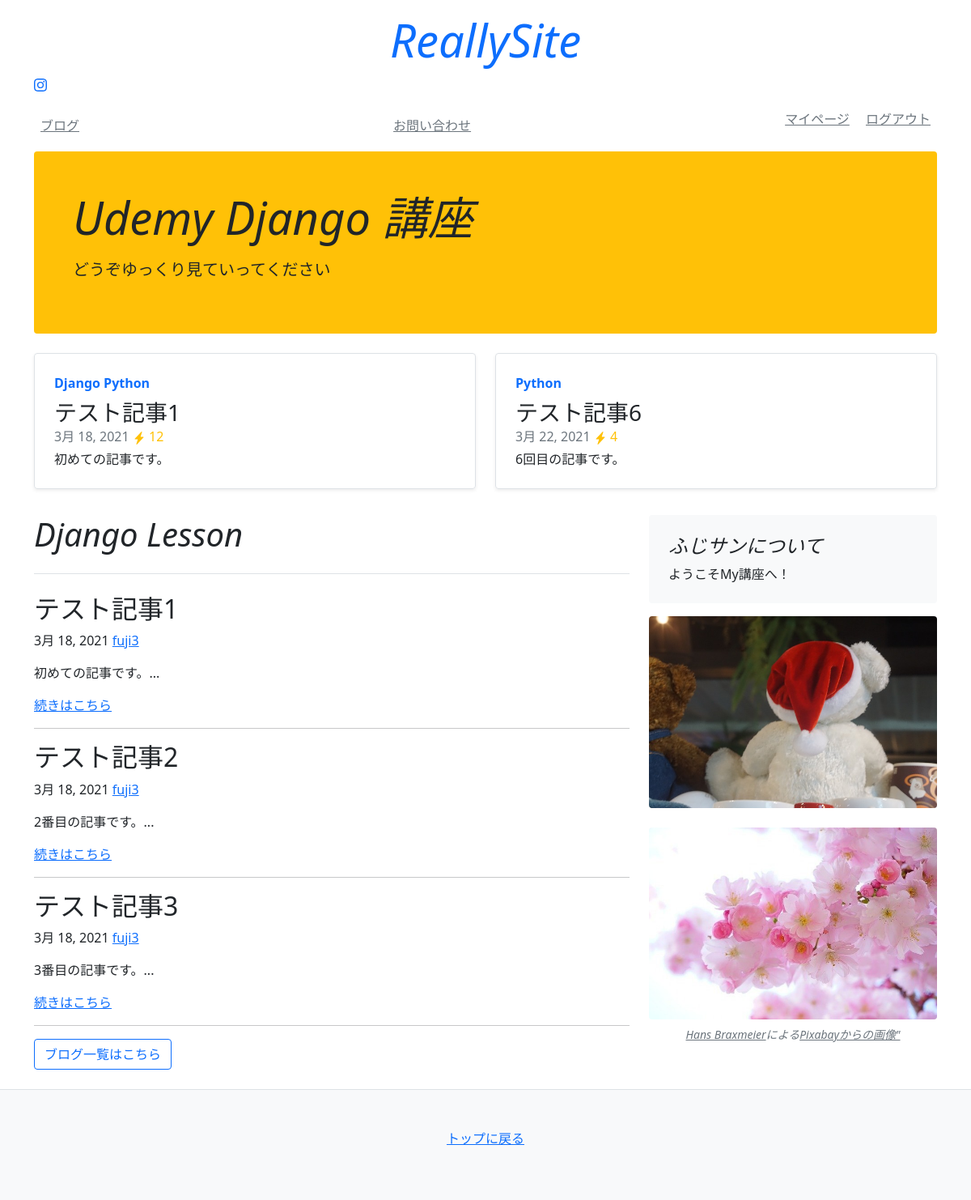
Page / (signed in) on the committed database.
### blog/models.py (models this page shows, shortened)
class Tag(models.Model):
    slug = models.CharField(primary_key=True, unique=True, max_length=20)
    name = models.CharField(unique=True, max_length=20)

class Article(models.Model):
    title = models.CharField(default="", blank=True, max_length=30)
    text = models.TextField(default="",)
    author = models.CharField(default="", max_length=30,)
    created_at = models.DateField(auto_now_add=True)
    update_at = models.DateField(auto_now=True)
    count = models.IntegerField(default=0,)
    tags = models.ManyToManyField(Tag, blank=True)

### mysite/views.py (the view)
# urls.py: path('',views.index),
def index(request):
    ranks = Article.objects.order_by('-count')[:2]
    objs = Article.objects.all()[:3]
    context = {
        'title': 'Really Site',
        'articles': objs,
        'ranks': ranks,
    }
    return render(request, 'mysite/index.html', context)

### templates/mysite/index.html (shortened to what this page needs)
{% extends 'mysite/base.html' %}
{% block content %}
<div class="container">
    <div class="p-4 p-md-5 mb-4 rounded bg-warning">
        <div class="col-md-6 px-0">
            <h1 class="display-4 fst-italic">Udemy Django 講座</h1>
            <p class="lead my-3">どうぞゆっくり見ていってください</p>
        </div>
    </div>
    <div class="row mb-2">
        {% for obj in ranks %}
        <div class="col-md-6">
            <div class="row g-0 border rounded overflow-hidden flex-md-row mb-4 shadow-sm h-md-250 position-relative">
                <div class="col p-4 d-flex flex-column position-static">
                    <strong class="d-inline-block mb-2 text-primary">
                        {% for tag in obj.tags.all%}
                        {{ tag.name }}
                        {% endfor %}
                    </strong>
                    <h3 class="mb-0">{{obj.title}}</h3>
                    <div class="mb-1 text-muted">{{obj.created_at}}
                        <div class="d-inline-block text-warning">
                            {{ obj.count }}
                        </div>
                    </div>
                    <p class="card-text mb-auto">{{obj.text}}</p>
                </div>
            </div>
        </div>
        {% endfor %}
    </div>
</div>
<main class="container">
    <div class="row">
        <div class="col-md-8">
            <h3 class="pb-4 mb-4 fst-italic border-bottom display-6">
                Django Lesson
            </h3>
            {% for obj in articles %}
            <div class="g-0 position-relative" style="width: 18rem;">
                <h2 class="blog-post-title">{{ obj.title }}</h2>
                <p class="blog-post-meta">{{ obj.created_at }}
                    <a href="#">{{obj.author}}</a>
                </p>
                <p>{{ obj.text|slice:":120" }}...</p>
                <a href="/blog/{{obj.id}}/" class="">続きはこちら</a>
            </div>
            <hr>
            {% endfor %}
            <nav class="blog-pagination">
                <a class="btn btn-outline-primary" href="/blog/">ブログ一覧はこちら</a>
            </nav>
        </div>
        {% include 'mysite/snippets/sidebar.html' %}
    </div>
</main>
{% endblock %}

### rows in the picture
Article: title "テスト記事1", created_at "3月 18, 2021", count "12", text "初めての記事です。", author "fuji3"
Tag: name "Django"
Tag: name "Python"
Article: title "テスト記事6", created_at "3月 22, 2021", count "4", text "6回目の記事です。"
Article: title "テスト記事2", created_at "3月 18, 2021", author "fuji3", text "2番目の記事です。"
Article: title "テスト記事3", created_at "3月 18, 2021", author "fuji3", text "3番目の記事です。"
